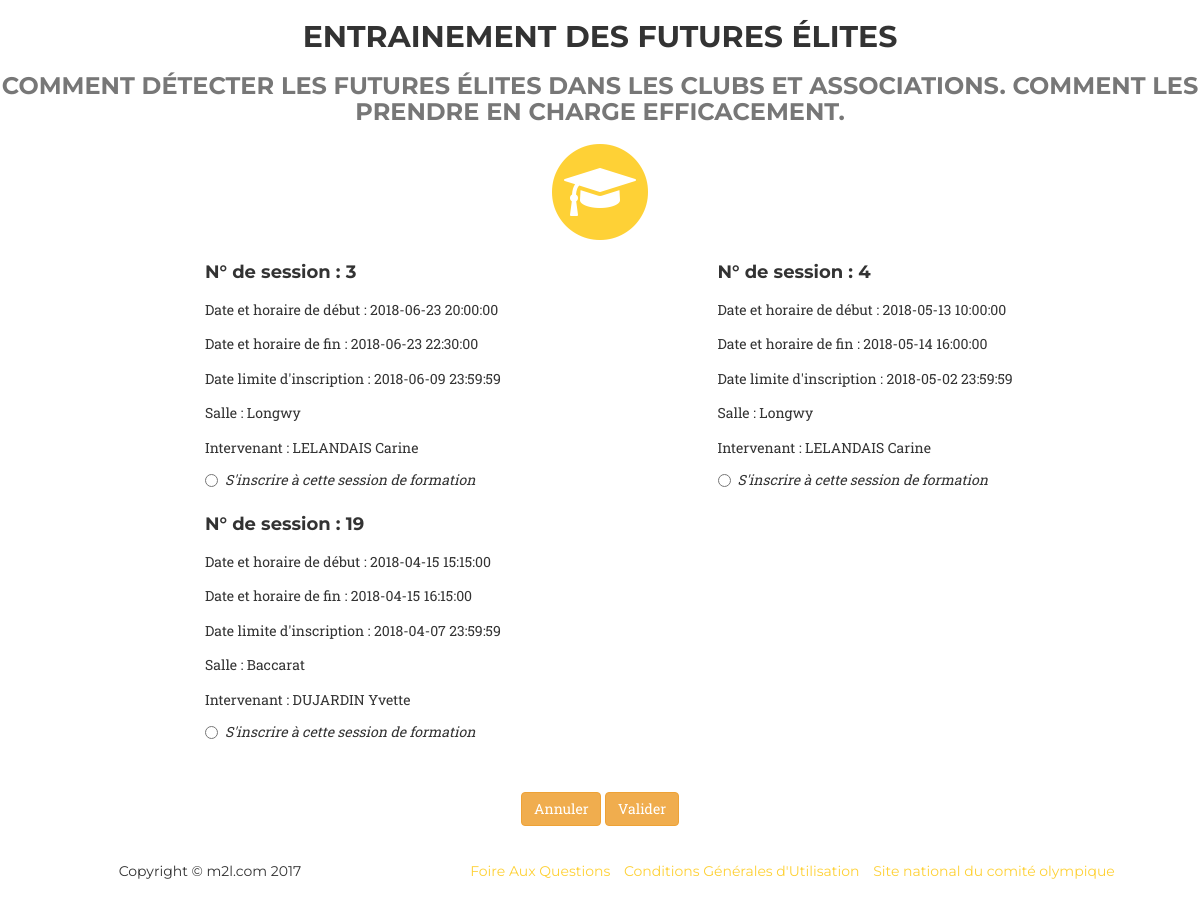
/sessionsFormation.php?idSession=2, run on the app's committed database.
### tables this page shows
CREATE TABLE `formation` (
  `idFormation` int(11) NOT NULL,
  `titre` text,
  `descriptif` text,
  `image` varchar(30) NOT NULL
);

CREATE TABLE `sessionformation` (
  `idSession` int(11) NOT NULL,
  `idFormation` int(11) DEFAULT NULL,
  `idIntervenant` int(11) DEFAULT NULL,
  `dateLimiteInsc` datetime DEFAULT NULL,
  `dateDebut` datetime NOT NULL,
  `dateFin` datetime NOT NULL,
  `salle` text
);

CREATE TABLE `intervenant` (
  `idIntervenant` int(11) NOT NULL,
  `nom` text,
  `prenom` text,
  `titre` text,
  `adresse` text,
  `codePostal` text,
  `email` text,
  `tel` text
);

### _gestionFonction.php (called while the page is built, shortened)
<?php
function connexion() {
    $user = 'root';
    $pass = '';
    $hote = 'localhost';
    $port = '3306';
    $base = 'm2l_formation';
    $dsn="mysql:$hote;port=$port;dbname=$base";
    $pdo = null;
    try {
        $pdo = new PDO($dsn,$user,$pass, array(PDO::MYSQL_ATTR_INIT_COMMAND => "SET NAMES utf8"));
    } catch (PDOException $err) {
        $messageErreur = $err->getMessage();
        error_log($messageErreur, 0);
    }
    return $pdo;
}
function listeFormations(){
    $lesFormations = array();
    $pdo = connexion();
    if($pdo != null){
        $sql = "SELECT idFormation, titre, descriptif, image FROM formation";
        $pdoStatement = $pdo->query($sql);
        $lesFormations = $pdoStatement->fetchAll(PDO::FETCH_ASSOC);
    }
    return $lesFormations;
}
function listeSessions($idFormation){
    $lesSessions = array();
    $pdo = connexion();
    if($pdo != null){
        $sql = "SELECT * FROM sessionformation JOIN intervenant ON sessionformation.idIntervenant = intervenant.idIntervenant WHERE idFormation=:idFormation";
        $pdoStatement = $pdo->prepare($sql);
        $pdoStatement->bindParam(":idFormation",$idFormation);
        $pdoStatement->execute();
        $lesSessions = $pdoStatement->fetchAll(PDO::FETCH_ASSOC);
    }
    return $lesSessions;
}

### sessionsFormation.php (the view, shortened to what this page needs)
<?php
include_once '_gestionFonction.php';
include 'header.inc.php';
if(isset($_GET["idSession"])){
    $idSession = $_GET["idSession"];
}
?>
            <div class="row">
                <div class="col-lg-12 text-center">
                    <?php $listeFormations = listeFormations();
                    foreach($listeFormations as $formation){
                        if($formation["idFormation"] == $idSession){
                    ?>
                    <h2 class="section-heading"><?php echo $formation["titre"]; ?></h2>
                    <h3 class="section-subheading text-muted"><?php echo $formation["descriptif"]; ?></h3>
                </div>
                <?php } }?>
            </div>
            <div class="row text-center">
                <div class="col-md-offset-1 col-md-10">
                    <span class="fa-stack fa-4x">
                        <i class="fa fa-circle fa-stack-2x text-primary"></i>
                        <i class="fa fa-mortar-board fa-stack-1x fa-inverse"></i>
                    </span>
                </div>
            </div>
            <form action="sessionFormation.traitement.php" method="post">
                <div class="row">
                    <?php
                    $listeSessions = listeSessions($_SESSION["idFormation"]);
                    for($i=0;$i<count($listeSessions);$i++){
                    $session = $listeSessions[$i];
                        if(strtotime($session["dateLimiteInsc"]) > strtotime(date("Y-m-d H:i:s"))){
                            if($i%2==0){
                            ?>
                            <div class="col-md-offset-2 col-md-4">
                                <h4 class="service-heading">N° de session : <?php echo $session["idSession"]; ?></h4>
                                <p>Date et horaire de début : <?php echo $session["dateDebut"]; ?></p>
                                <p>Date et horaire de fin : <?php echo $session["dateFin"]; ?></p>
                                <p>Date limite d'inscription : <?php echo $session["dateLimiteInsc"]; ?></p>
                                <p>Salle : <?php echo $session["salle"]; ?></p>
                                <p>Intervenant : <?php echo $session["nom"]. " ".$session["prenom"]; ?></p>
                                <div class="radio">
                                    <label>
                                        <input type="radio" value="<?php echo $session["idSession"]; ?>" name="choixSession"> <span class="italique">S'inscrire à cette session de formation</span>
                                    </label>
                                </div>
                            </div>
                            <?php }else{ ?>
                            <div class="col-md-offset-1 col-md-4">
                                <h4 class="service-heading">N° de session : <?php echo $session["idSession"]; ?></h4>
                                <p>Date et horaire de début : <?php echo $session["dateDebut"]; ?></p>
                                <p>Date et horaire de fin : <?php echo $session["dateFin"]; ?></p>
                                <p>Date limite d'inscription : <?php echo $session["dateLimiteInsc"]; ?></p>
                                <p>Salle : <?php echo $session["salle"]; ?></p>
                                <p>Intervenant : <?php echo $session["nom"]. " ".$session["prenom"]; ?></p>
                                <div class="radio">
                                    <label>
                                        <input type="radio" value="<?php echo $session["idSession"]; ?>" name="choixSession"> <span class="italique">S'inscrire à cette session de formation</span>
                                    </label>
                                </div>
                            </div>
                    <?php } } } ?>
                </div>
                <div class="row">
                    <div class="col-lg-12 text-center">
                        <br>
                        <br>
                        <div>
                            <button type="submit" name="annuler" class="btn btn-warning">Annuler</button>
                            <button type="submit" name="valider" class="btn btn-warning">Valider</button>
                        </div>
                    </div>
                </div>
            </form>
<?php include 'footer.inc.php'; ?>

### css/agency.css (style rules this page uses)
.text-primary { color: #fed136; }
.italique { font-style: italic; }
p { font-size: 14px; line-height: 1.75; }
h1, h2, h3, h4, h5, h6 { font-family: "Montserrat", "Helvetica Neue", Helvetica, Arial, sans-serif; text-transform: uppercase; font-weight: 700; }
.service-heading { margin: 15px 0; text-transform: none; }

### data on the page
formation: titre "ENTRAINEMENT DES FUTURES ÉLITES", descriptif "COMMENT DÉTECTER LES FUTURES ÉLITES DANS LES CLUBS ET ASSOCIATIONS. COMMENT LES PRENDRE EN CHARGE EFFICACEMENT."
sessionformation: idSession "3", dateDebut "2018-06-23 20:00:00", dateFin "2018-06-23 22:30:00", dateLimiteInsc "2018-06-09 23:59:59", salle "Longwy", idIntervenant.nom "LELANDAIS", idIntervenant.prenom "Carine"
sessionformation: idSession "4", dateDebut "2018-05-13 10:00:00", dateFin "2018-05-14 16:00:00", dateLimiteInsc "2018-05-02 23:59:59", salle "Longwy", idIntervenant.nom "LELANDAIS", idIntervenant.prenom "Carine"
sessionformation: idSession "19", dateDebut "2018-04-15 15:15:00", dateFin "2018-04-15 16:15:00", dateLimiteInsc "2018-04-07 23:59:59", salle "Baccarat", idIntervenant.nom "DUJARDIN", idIntervenant.prenom "Yvette"
